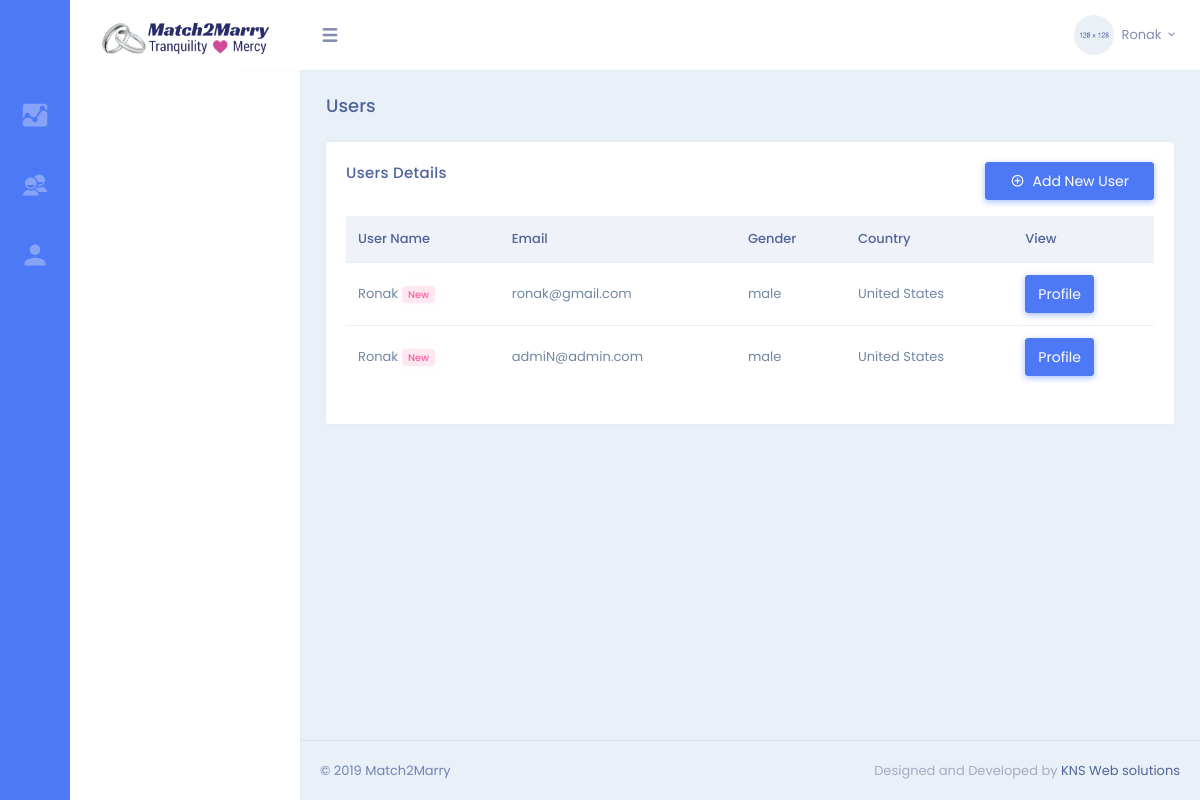
Screenshot of /index.php/admin_users (signed in) with the database file from the repository.
### tables this page shows
CREATE TABLE `users` (
  `id` int(11) NOT NULL,
  `name` mediumtext NOT NULL,
  `email` mediumtext NOT NULL,
  `password` longtext NOT NULL,
  `dob` date NOT NULL,
  `gender` varchar(10) NOT NULL,
  `ncountry` mediumtext NOT NULL,
  `nstate` mediumtext NOT NULL,
  `ncity` mediumtext NOT NULL,
  `ccountry` mediumtext NOT NULL,
  `cstate` mediumtext NOT NULL,
  `ccity` mediumtext NOT NULL,
  `ms` varchar(20) NOT NULL,
  `children` varchar(10) NOT NULL,
  `height` int(11) NOT NULL,
  `inch` int(11) NOT NULL,
  `physique` varchar(20) NOT NULL,
  `health` varchar(20) NOT NULL,
  `wayofliving` varchar(100) NOT NULL,
  `tribe` varchar(100) NOT NULL,
  `religiouspractice` varchar(100) NOT NULL,
  `fiqh` varchar(100) NOT NULL,
  `wywm` varchar(100) NOT NULL,
  `nationality` varchar(100) NOT NULL,
  `education` varchar(100) NOT NULL,
  `wp` varchar(100) NOT NULL,
  `nativelanguage` varchar(100) NOT NULL,
  `languageknown` longtext NOT NULL,
  `earningcurrency` varchar(100) NOT NULL,
  `monthlysalary` int(11) NOT NULL,
  `guardianname` varchar(50) NOT NULL,
  `gphone` bigint(20) NOT NULL,
  `idproof` varchar(200) NOT NULL,
  `profilephoto` varchar(200) NOT NULL,
  `biodata` varchar(200) NOT NULL,
  `facebook` longtext NOT NULL,
  `live` int(2) NOT NULL
);

### application/controllers/Admin_Users.php (called while the page is built, shortened)
<?php
class Admin_Users extends CI_Controller{
    public function index(){
        if(isset($_SESSION['user'])){
            $this->load->model('admin_users_m');
            $data = $this->admin_users_m->getusers();
            $this->load->view('admin/users',array('my_data'=>$data));
        }else{
            redirect(base_url().'Admin_login');
        }
    }
}

### index.php (called while the page is built, shortened)
<?php
require_once BASEPATH.'core/CodeIgniter.php';

### application/models/Admin_users_m.php (called while the page is built, shortened)
<?php
class admin_users_m extends CI_Model {
    public function getusers(){
        $q = $this->db->query('select * from users');
        $result = $q->result();
        return $result;
    }
}

### application/views/admin/users.php (the view, shortened to what this page needs)
<?php $this->load->view('admin/header'); ?>
<?php $this->load->view('admin/topnav'); ?>
            <div class="page-content">
                <div class="container-fluid">
                    <div class="row">
                        <div class="col-sm-12">
                            <div class="page-title-box">
                                <h4 class="page-title">Users</h4>
                            </div>
                        </div>
                    </div>
                    <div class="row">
                        <div class="col-12">
                            <div class="card">
                                <div class="card-body">
                                    <a href="<?php echo base_url();?>Matrimonial"><button class="btn btn-primary px-4 float-right mt-0 mb-3"><i class="mdi mdi-plus-circle-outline mr-2"></i>Add New User</button></a>
                                    <h4 class="header-title mt-0">Users Details</h4>
                                    <div class="table-responsive dash-social">
                                        <table id="datatable" class="table">
                                            <thead class="thead-light">
                                            <tr>
                                                <th>User Name</th>
                                                <th>Email</th>
                                                <th>Gender</th>
                                                <th>Country</th>
                                                <th>View</th>
                                            </tr>
                                            </thead>
                                            <tbody>
                                            <?php
                                                foreach ($my_data as $row){
                                            ?>
                                            <tr>
                                                <td><?php echo $row->name; ?><small class="badge badge-soft-pink ml-1">New</small></td>
                                                <td><?php echo $row->email; ?></td>
                                                <td><?php echo $row->gender; ?></td>
                                                <td>United States</td>
                                                <td>
                                                    <a href="<?php echo base_url();?>Admin_Users/profile/<?php echo $row->id; ?>"><button class="btn btn-primary">Profile</button></a>
                                                </td>
                                            </tr>
                                                    <?php } ?>
                                            </tbody>
                                        </table>
                                    </div>
                                </div>
                            </div>
                        </div>
                    </div>
                </div>
            </div>

### application/views/admin/topnav.php (shortened to what this page needs)
<div class="topbar">
    <div class="topbar-left">
        <a href="\light/analytics/analytics-index.php" class="logo">
            <span>
                <img src="\light/assets/images/FinalLogo.png" alt="logo-large" class="logo-lg" style="height: 80px;">
            </span>
        </a>
    </div>
    <nav class="navbar-custom">
        <ul class="list-unstyled topbar-nav float-right mb-0">
            <li class="dropdown">
                <a class="nav-link dropdown-toggle waves-effect waves-light nav-user" data-toggle="dropdown" href="#" role="button"
                    aria-haspopup="false" aria-expanded="false">
                    <img src="\light/assets/images/users/user-4.jpg" alt="profile-user" class="rounded-circle" />
                    <span class="ml-1 nav-user-name hidden-sm"><?php echo $_SESSION['user'][0]->Name; ?> <i class="mdi mdi-chevron-down"></i> </span>
                </a>
            </li>
        </ul>
        <ul class="list-unstyled topbar-nav mb-0">
            <li>
                <button class="button-menu-mobile nav-link waves-effect waves-light">
                    <i class="dripicons-menu nav-icon"></i>
                </button>
            </li>
        </ul>
    </nav>
</div>

### rows the page displays
users: name "Ronak", email "admiN@admin.com", gender "male"
users: name "Ronak", email "ronak@gmail.com", gender "male"
